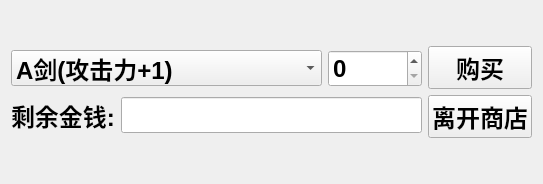
<?xml version="1.0" encoding="UTF-8"?>
<ui version="4.0">
 <class>Shop</class>
 <widget class="QWidget" name="Shop">
  <property name="geometry">
   <rect>
    <x>0</x>
    <y>0</y>
    <width>543</width>
    <height>184</height>
   </rect>
  </property>
  <property name="windowTitle">
   <string>Form</string>
  </property>
  <layout class="QGridLayout" name="gridLayout">
   <item row="0" column="0">
    <layout class="QHBoxLayout" name="horizontalLayout_3">
     <item>
      <layout class="QVBoxLayout" name="verticalLayout">
       <item>
        <layout class="QHBoxLayout" name="horizontalLayout_2">
         <item>
          <widget class="QComboBox" name="itemCombo">
           <property name="font">
            <font>
             <family>Arial</family>
             <pointsize>18</pointsize>
             <weight>75</weight>
             <bold>true</bold>
            </font>
           </property>
           <item>
            <property name="text">
             <string>A剑(攻击力+1)</string>
            </property>
           </item>
           <item>
            <property name="text">
             <string>B剑(攻击力+2)</string>
            </property>
           </item>
           <item>
            <property name="text">
             <string>C剑(攻击力+3)</string>
            </property>
           </item>
           <item>
            <property name="text">
             <string>D剑(攻击力+4)</string>
            </property>
           </item>
           <item>
            <property name="text">
             <string>E剑(攻击力+5)</string>
            </property>
           </item>
           <item>
            <property name="text">
             <string>攻击力药水(基础攻击力+1)</string>
            </property>
           </item>
           <item>
            <property name="text">
             <string>遥控卡</string>
            </property>
           </item>
           <item>
            <property name="text">
             <string>反向卡</string>
            </property>
           </item>
           <item>
            <property name="text">
             <string>暂停卡</string>
            </property>
           </item>
          </widget>
         </item>
         <item>
          <widget class="QSpinBox" name="itemNumber">
           <property name="font">
            <font>
             <family>Arial</family>
             <pointsize>18</pointsize>
             <weight>75</weight>
             <bold>true</bold>
            </font>
           </property>
          </widget>
         </item>
        </layout>
       </item>
       <item>
        <layout class="QHBoxLayout" name="horizontalLayout">
         <item>
          <widget class="QLabel" name="label">
           <property name="font">
            <font>
             <family>Arial</family>
             <pointsize>18</pointsize>
             <weight>75</weight>
             <bold>true</bold>
            </font>
           </property>
           <property name="text">
            <string>剩余金钱:</string>
           </property>
          </widget>
         </item>
         <item>
          <widget class="QLineEdit" name="remainMoneyEdit">
           <property name="font">
            <font>
             <family>Arial</family>
             <pointsize>18</pointsize>
             <weight>75</weight>
             <bold>true</bold>
            </font>
           </property>
           <property name="readOnly">
            <bool>true</bool>
           </property>
          </widget>
         </item>
        </layout>
       </item>
      </layout>
     </item>
     <item>
      <layout class="QVBoxLayout" name="verticalLayout_2">
       <item>
        <widget class="QPushButton" name="buyBtn">
         <property name="font">
          <font>
           <family>Arial</family>
           <pointsize>18</pointsize>
           <weight>75</weight>
           <bold>true</bold>
          </font>
         </property>
         <property name="text">
          <string>购买</string>
         </property>
        </widget>
       </item>
       <item>
        <widget class="QPushButton" name="exitBtn">
         <property name="font">
          <font>
           <family>Arial</family>
           <pointsize>18</pointsize>
           <weight>75</weight>
           <bold>true</bold>
          </font>
         </property>
         <property name="text">
          <string>离开商店</string>
         </property>
        </widget>
       </item>
      </layout>
     </item>
    </layout>
   </item>
  </layout>
 </widget>
 <resources/>
 <connections/>
</ui>
